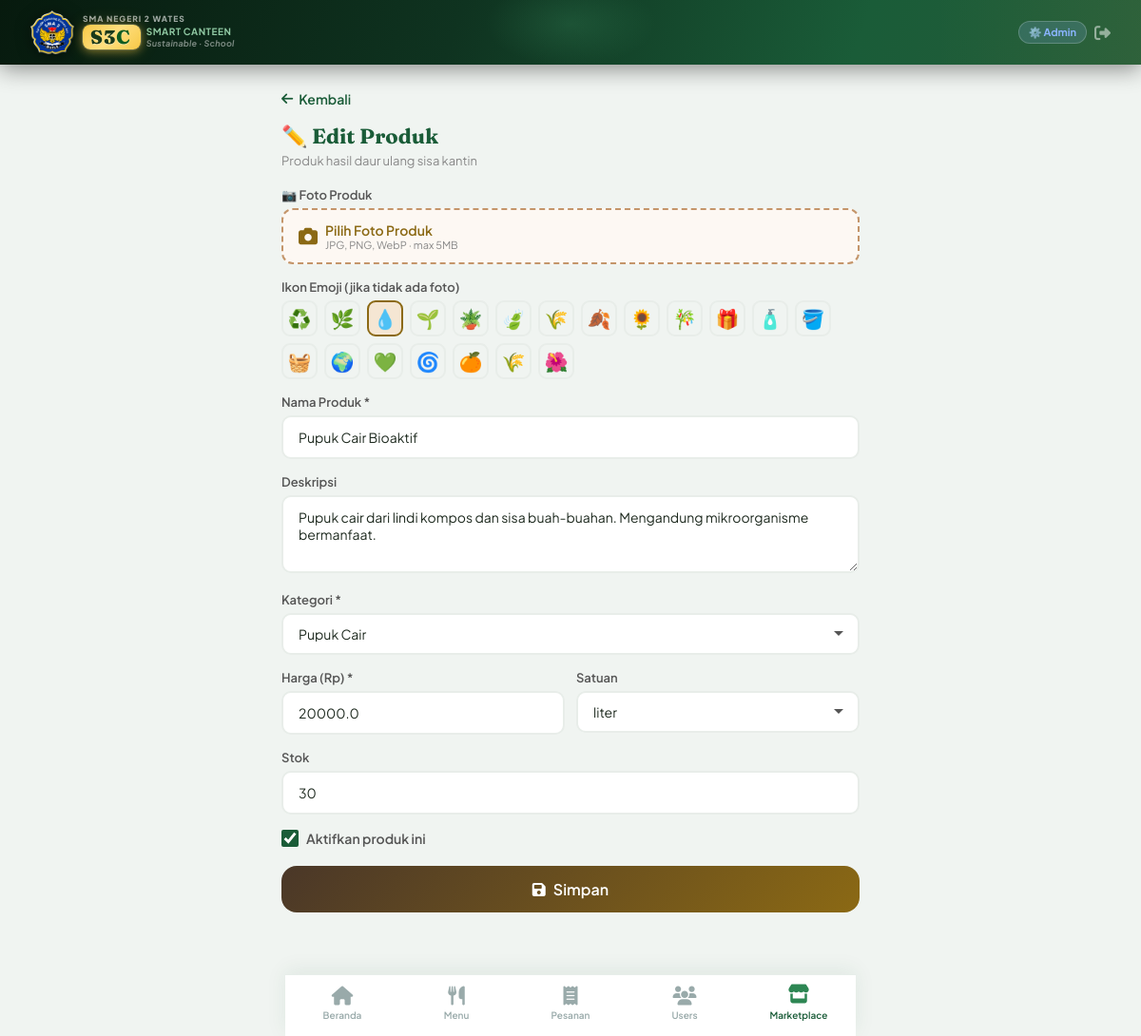
The app's page /admin/marketplace/edit/2 (signed in), older data.
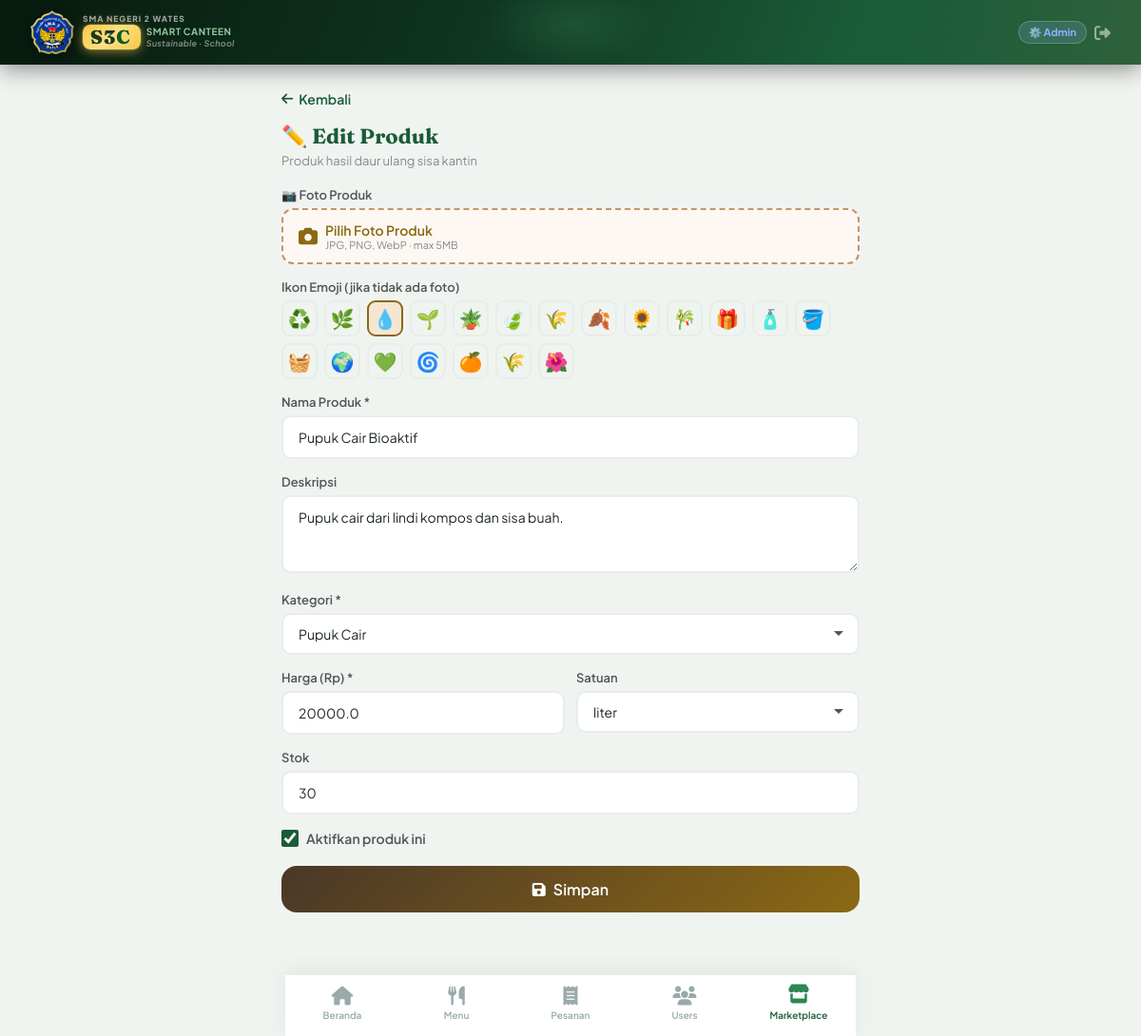
The same page, newer data.
### tables this page shows
CREATE TABLE marketplace_items (
            id INTEGER PRIMARY KEY AUTOINCREMENT,
            name TEXT NOT NULL, description TEXT, category TEXT,
            price REAL DEFAULT 0, unit TEXT DEFAULT 'pcs', stock INTEGER DEFAULT 0,
            image_emoji TEXT DEFAULT '♻️', image_file TEXT,
            seller_id INTEGER, is_available INTEGER DEFAULT 1,
            created_at TEXT DEFAULT (datetime('now'))
        );

### app.py (the view, shortened to what this page needs)
@app.route('/admin/marketplace/edit/<int:item_id>', methods=['GET','POST'])
def admin_edit_marketplace(item_id):
    if 'user_id' not in session or session['role'] != 'admin': return redirect(url_for('login'))
    item = query_db('SELECT * FROM marketplace_items WHERE id=?',[item_id],one=True)
    if not item: return redirect(url_for('admin_marketplace'))
    return render_template('admin/marketplace_form.html', item=item)

### app.py (called while the page is built)
def get_db():
    db = getattr(g, '_database', None)
    if db is None:
        db = g._database = sqlite3.connect(DATABASE)
        db.row_factory = sqlite3.Row
        db.execute("PRAGMA foreign_keys = ON")
    return db

@app.teardown_appcontext
def close_connection(exc):
    db = getattr(g, '_database', None)
    if db: db.close()

def query_db(q, args=(), one=False, commit=False):
    db = get_db()
    cur = db.execute(q, args)
    if commit:
        db.commit()
        return cur.lastrowid
    rv = cur.fetchall()
    return (rv[0] if rv else None) if one else rv

### templates/admin/marketplace_form.html (shortened to what the changed rows need)
{% extends 'base.html' %}
{% block content %}
<div style="padding:16px;">
    <form method="POST" enctype="multipart/form-data">
        <div class="form-group">
            <label class="form-label">Nama Produk *</label>
            <input type="text" name="name" class="form-control" value="{{ item.name if item else '' }}" required placeholder="Kompos Organik Premium">
        </div>
        <div class="form-group">
            <label class="form-label">Deskripsi</label>
            <textarea name="description" class="form-control" rows="3" placeholder="Deskripsi produk...">{{ item.description if item else '' }}</textarea>
        </div>
        <div class="form-group">
            <label class="form-label">Kategori *</label>
            <select name="category" class="form-control">
                {% for cat,label in [('kompos','Kompos'),('pupuk_cair','Pupuk Cair'),('kerajinan','Kerajinan Daur Ulang'),('lainnya','Lainnya')] %}
                <option value="{{ cat }}" {% if item and item.category==cat %}selected{% endif %}>{{ label }}</option>
                {% endfor %}
            </select>
        </div>
        <div class="grid-2">
            <div class="form-group">
                <label class="form-label">Harga (Rp) *</label>
                <input type="number" name="price" class="form-control" value="{{ item.price if item else '' }}" required placeholder="15000">
            </div>
            <div class="form-group">
                <label class="form-label">Satuan</label>
                <select name="unit" class="form-control">
                    {% for u in ['kg','gram','liter','ml','pcs','paket','botol 500ml','karung 5kg'] %}
                    <option {% if item and item.unit==u %}selected{% endif %}>{{ u }}</option>
                    {% endfor %}
                </select>
            </div>
        </div>
        <div class="form-group">
            <label class="form-label">Stok</label>
            <input type="number" name="stock" class="form-control" value="{{ item.stock if item else 0 }}" placeholder="0">
        </div>
        {% if item %}
        <div style="margin-bottom:20px;">
            <label style="display:flex;align-items:center;gap:8px;cursor:pointer;">
                <input type="checkbox" name="is_available" {% if item.is_available %}checked{% endif %} style="width:18px;height:18px;accent-color:#1a5c38;">
                <span style="font-size:14px;font-weight:600;color:#555;">Aktifkan produk ini</span>
            </label>
        </div>
        {% endif %}
    </form>
</div>
{% endblock %}

Row changes from the older to the newer data that the page shows:
changed marketplace_items "Pupuk Cair Bioaktif": description "Pupuk cair dari lindi kompos dan sisa buah-buahan. Mengandung mikroorganisme bermanfaat." → "Pupuk cair dari lindi kompos dan sisa buah."
